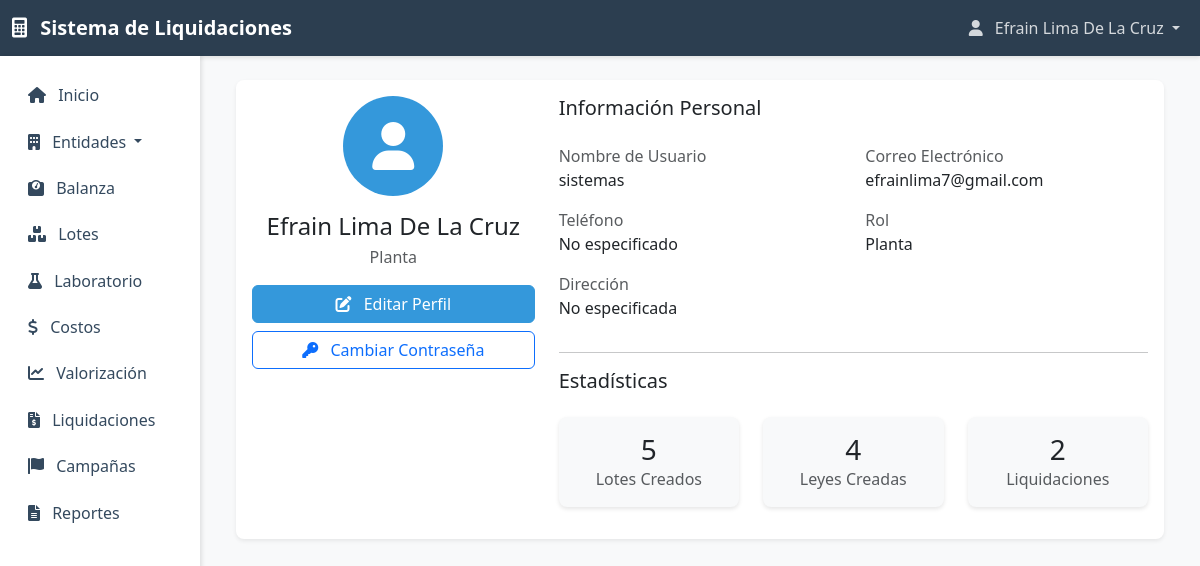
The page /perfil/ (signed in) on the database as committed earlier.
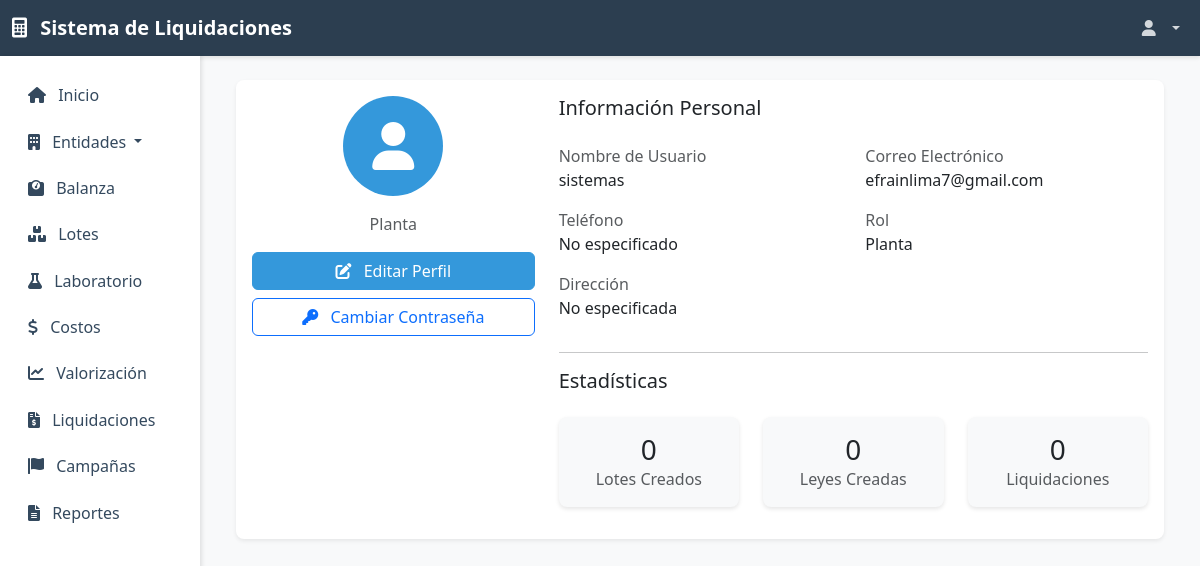
The same page on the database as committed later.
### usuarios/models.py (models this page shows, shortened)
class Usuario(AbstractUser):
    ROLES = (
        ('planta', 'Planta'),
        ('laboratorio', 'Laboratorio'),
        ('comercial', 'Comercial'),
        ('administrador', 'Administrador'),
    )
    rol = models.CharField(max_length=20, choices=ROLES, default='planta')
    telefono = models.CharField(max_length=15, blank=True, null=True)
    direccion = models.TextField(blank=True, null=True)
    groups = models.ManyToManyField(
        'auth.Group',
        related_name='usuario_set',
        blank=True,
        help_text='The groups this user belongs to. A user will get all permissions granted to each of their groups.',
        verbose_name='groups',
    )
    user_permissions = models.ManyToManyField(
        'auth.Permission',
        related_name='usuario_set',
        blank=True,
        help_text='Specific permissions for this user.',
        verbose_name='user permissions',
    )
    class Meta:
        verbose_name = 'Usuario'
        verbose_name_plural = 'Usuarios'

### usuarios/views.py (the view)
# urls.py: path('perfil/', views.perfil, name='perfil'),
@login_required
def perfil(request):
    lotes_creados = Lote.objects.filter(usuario_creador=request.user).count()
    leyes_creadas = Ley.objects.filter(usuario_creador=request.user).count()
    liquidaciones_creadas = Liquidacion.objects.filter(usuario_creador=request.user).count()
    context = {
        'lotes_creados': lotes_creados,
        'leyes_creadas': leyes_creadas,
        'liquidaciones_creadas': liquidaciones_creadas,
    }
    return render(request, 'usuarios/perfil.html', context)

### templates/usuarios/perfil.html (shortened to what the changed rows need)
{% extends 'base.html' %}
{% load crispy_forms_tags %}
{% block content %}
<div class="container-fluid py-4">
    <div class="row">
        <div class="col-12">
            <div class="card border-0 shadow-sm">
                <div class="card-body">
                    <div class="row">
                        <div class="col-md-4 text-center">
                            <div class="mb-4">
                                <div class="avatar-circle mx-auto mb-3">
                                    <i class="fas fa-user fa-3x text-white"></i>
                                </div>
                                <h4 class="mb-1">{{ user.get_full_name }}</h4>
                                <p class="text-muted mb-3">{{ user.get_rol_display }}</p>
                                <div class="d-grid gap-2">
                                    <a href="{% url 'editar_perfil' %}" class="btn btn-primary">
                                    </a>
                                    <a href="{% url 'cambiar_password' %}" class="btn btn-outline-primary">
                                    </a>
                                </div>
                            </div>
                        </div>
                        <div class="col-md-8">
                            <div class="row">
                                <div class="col-md-6 mb-3">
                                    <label class="text-muted">Nombre de Usuario</label>
                                    <p class="mb-0">{{ user.username }}</p>
                                </div>
                                <div class="col-md-6 mb-3">
                                    <label class="text-muted">Correo Electrónico</label>
                                    <p class="mb-0">{{ user.email }}</p>
                                </div>
                                <div class="col-md-6 mb-3">
                                    <label class="text-muted">Teléfono</label>
                                    <p class="mb-0">{{ user.telefono|default:"No especificado" }}</p>
                                </div>
                                <div class="col-md-6 mb-3">
                                    <label class="text-muted">Rol</label>
                                    <p class="mb-0">{{ user.get_rol_display }}</p>
                                </div>
                                <div class="col-12 mb-3">
                                    <label class="text-muted">Dirección</label>
                                    <p class="mb-0">{{ user.direccion|default:"No especificada" }}</p>
                                </div>
                            </div>
                            <div class="row">
                                <div class="col-md-4 mb-3">
                                    <div class="card bg-light">
                                        <div class="card-body text-center">
                                            <h3 class="mb-0">{{ lotes_creados }}</h3>
                                            <p class="text-muted mb-0">Lotes Creados</p>
                                        </div>
                                    </div>
                                </div>
                                <div class="col-md-4 mb-3">
                                    <div class="card bg-light">
                                        <div class="card-body text-center">
                                            <h3 class="mb-0">{{ leyes_creadas }}</h3>
                                            <p class="text-muted mb-0">Leyes Creadas</p>
                                        </div>
                                    </div>
                                </div>
                                <div class="col-md-4 mb-3">
                                    <div class="card bg-light">
                                        <div class="card-body text-center">
                                            <h3 class="mb-0">{{ liquidaciones_creadas }}</h3>
                                            <p class="text-muted mb-0">Liquidaciones</p>
                                        </div>
                                    </div>
                                </div>
                            </div>
                        </div>
                    </div>
                </div>
            </div>
        </div>
    </div>
</div>
{% endblock %}

### templates/base.html (shortened to what the changed rows need)
<!DOCTYPE html>
<html lang="es">
<head>
    <link href="https://cdn.jsdelivr.net/npm/bootstrap@5.3.0/dist/css/bootstrap.min.css" rel="stylesheet">
    <link href="https://cdnjs.cloudflare.com/ajax/libs/font-awesome/6.0.0/css/all.min.css" rel="stylesheet">
</head>
<body>
    <nav class="navbar navbar-expand-lg navbar-dark">
        <div class="container-fluid">
            <div class="collapse navbar-collapse" id="navbarNav">
                <ul class="navbar-nav ms-auto mb-2 mb-lg-0">
                    {% if user.is_authenticated %}
                    <li class="nav-item dropdown d-none d-lg-block">
                        <a class="nav-link dropdown-toggle" href="#" id="userDropdownDesktop" role="button" data-bs-toggle="dropdown">
                            <i class="fas fa-user me-2"></i>
                            {{ user.get_full_name }}
                        </a>
                    </li>
                    {% else %}
                    <li class="nav-item">
                        <a class="nav-link" href="{% url 'login' %}">Iniciar Sesión</a>
                    </li>
                    {% endif %}
                </ul>
            </div>
        </div>
    </nav>
    <div class="container-fluid">
        <div class="row">
            <main class="{% if user.is_authenticated %}col-md-9 ms-sm-auto col-lg-10 px-md-4{% else %}col-12{% endif %}">
                {% block content %}{% endblock %}
            </main>
        </div>
    </div>
</body>
</html>

Rows that differ between the two databases and show on the page:
changed Usuario "Planta": get_full_name "Efrain Lima De La Cruz" → (not shown)
Other text that changed with them:
{{ lotes_creados }}: "5" → "0"
{{ leyes_creadas }}: "4" → "0"
{{ liquidaciones_creadas }}: "2" → "0"
